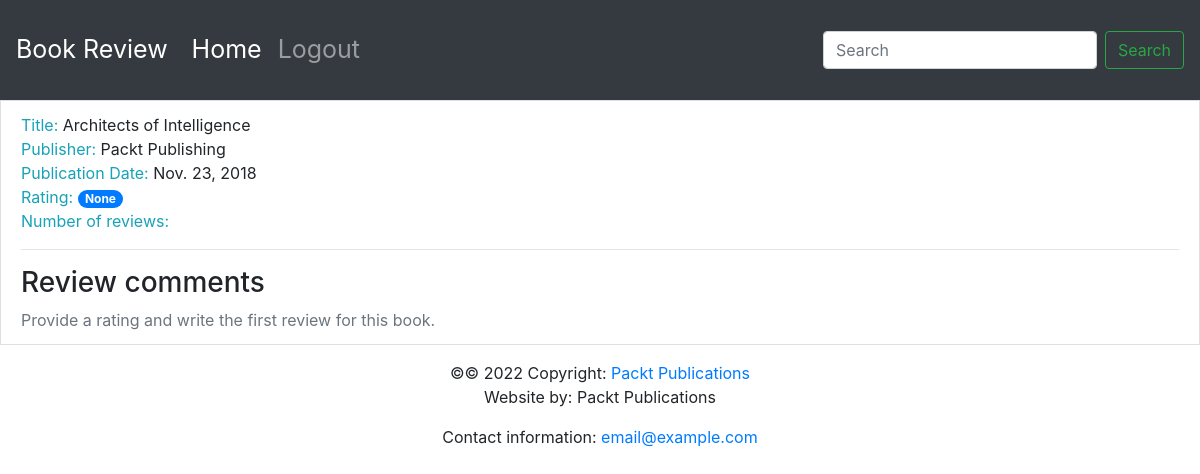
Screenshot of /book/3/ with the database file from the repository.
### reviews/models.py (models this page shows)
class Book(models.Model):
    title = models.CharField(
        max_length=70,
        help_text="name of the book"
    )
    publication_date = models.DateField(
        verbose_name="Date the book released"
    )
    isbn = models.CharField(
        max_length=20,
        verbose_name="ISBN"
    )
    publisher = models.ForeignKey(
        Publisher,
        on_delete=models.CASCADE
    )
    contributors = models.ManyToManyField(
        'Contributor',
        through="BookContributor"
    )

class Publisher(models.Model):
    name = models.CharField(
        max_length=50,
        help_text="name pub"
    )
    website = models.URLField(
        help_text="website"
    )
    email = models.EmailField(
        help_text="email"
    )

### reviews/views.py (the view)
# urls.py: path('book/<int:id>/', views.show_book)
def show_book(request, id):
    book = get_object_or_404(Book, id=id)
    reviews = book.review_set.all()
    if reviews:
        book_rating = average_rating([review.rating for review in reviews])
        number_of_reviews = len(reviews)
    else:
        book_rating = None
        number_of_reviews = 0
    context = {
        'book': book,
        'reviews': reviews,
        'book_rating': book_rating,
        'number_of_reviews': number_of_reviews
    }
    return render(request, "reviews/show_book.html", context)

### reviews/templates/reviews/show_book.html (shortened to what this page needs)
{% extends 'reviews/base.html' %}
{% block content %}
    <li class="list-group-item">
        <span class="text-info">Title: </span> <span>{{ book.title }}</span>
        <br>
        <span class="text-info">Publisher: </span><span>{{ book.publisher.name }}</span>
        <br>
        <span class="text-info">Publication Date: </span><span>{{ book.publication_date }}</span>
        <br>
        <span class="text-info">Rating: </span><span class="badge badge-primary badge-pill">{{ book_rating }}</span>
        <br>
        <span class="text-info">Number of reviews: </span>
        <br>
        <hr>
        <h3>Review comments</h3>
        {% if not reviews %}
            <span class="text-secondary">Provide a rating and write the first review for this book.</span>
            <br>
        {% endif %}
    </li>
{% endblock %}

### rows the page displays
Book: title "Architects of Intelligence", publisher.name "Packt Publishing", publication_date "Nov. 23, 2018"

### other values shown
{{ book_rating }} "None"
